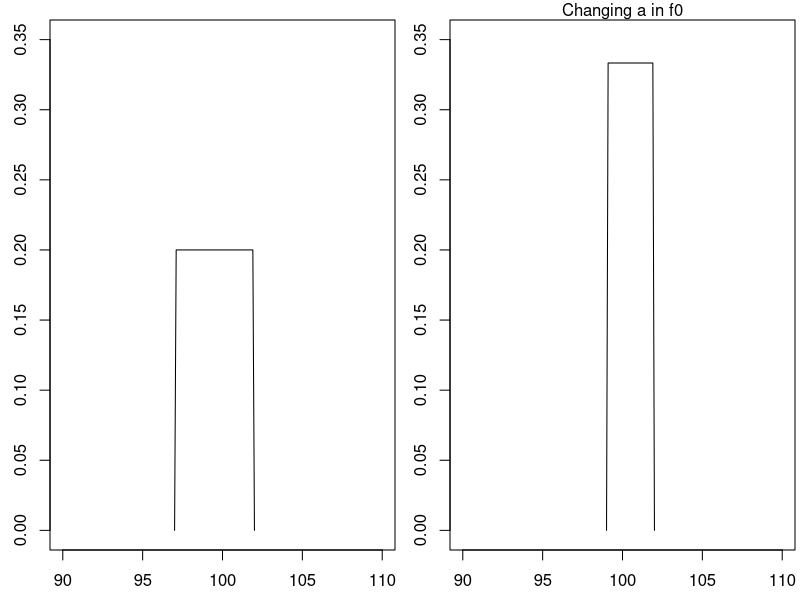
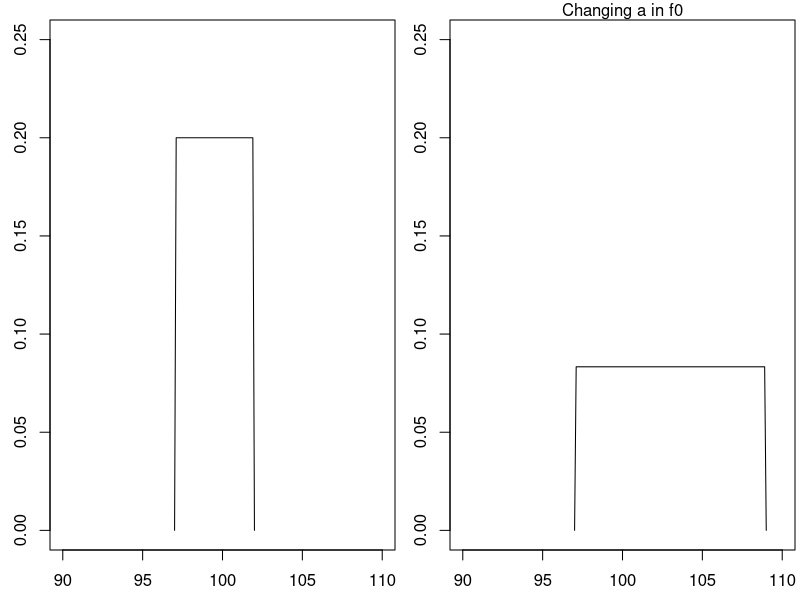
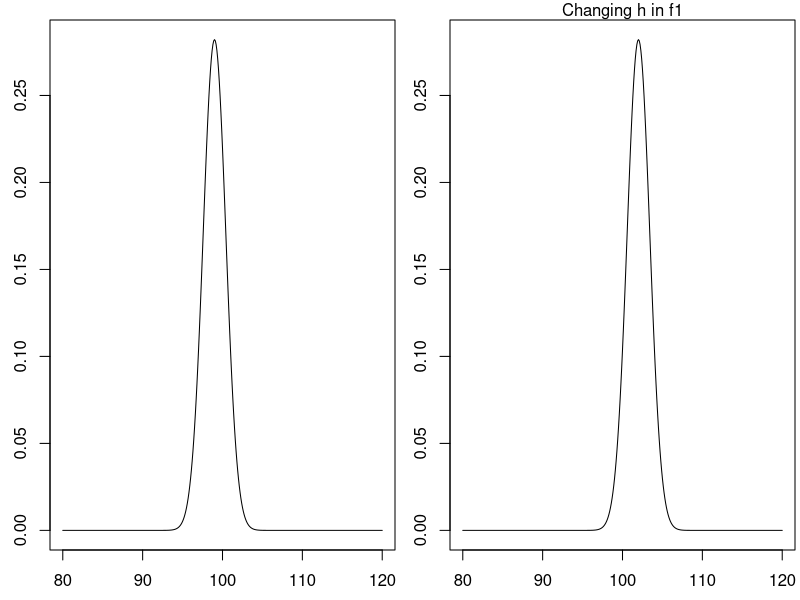
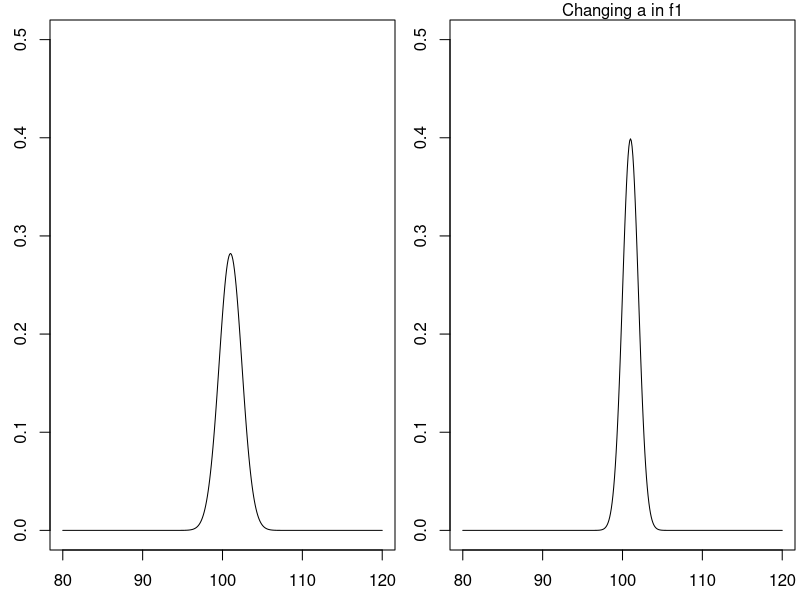

The R source for these figures, in order:
## ---- chunk 1
knitr::opts_chunk$set(echo = TRUE)
## ---- chunk 2
f0 <- function(L,a=0,b=1){
  # Make sure a < b when using this function.
  
  out <- rep(-1,length(L))
  out[(L <= a)] <- 0
  out[(a < L) & (L < b)] <- 1/(b-a) + 0*L[(a < L) & (L < b)]
  out[(L >=b)] <-0
  
  return(out)
}

b <- 102
a1 <- 97
L1 <- seq(a1,b,0.1)
y1 <- f0(L1,a1,b)

par(mfrow=c(1,2),mar=c(2.5,2.5,1,0.25))
plot(L1,y1,type='l',xlim=c(90,110), ylim=c(0,0.35))

a2 <- 99
L2 <- seq(a2,b,0.1)
y2 <- f0(L2,a2,b)

plot(L2,y2,type='l',xlim=c(90,110), ylim=c(0,0.35))
mtext('Changing a in f0', side = 3, line = 0)

## ---- chunk 3
b1 <- 102
a <- 97
L1 <- seq(a,b1,0.1)
y1 <- f0(L1,a,b1)

par(mfrow=c(1,2),mar=c(2.5,2.5,1,0.25))
plot(L1,y1,type='l',xlim=c(90,110), ylim=c(0,0.25))

b2 <- 109
L2 <- seq(a,b2,0.1)
y2 <- f0(L2,a,b2)

plot(L2,y2,type='l',xlim=c(90,110), ylim=c(0,0.25))
mtext('Changing a in f0', side = 3, line = 0)

## ---- chunk 4
f1 <- function(L,h=0,a=1){
#Make sure h > 0 and a > 0.

1/sqrt(2*pi*a)*exp(-(L-h)^2/(2*a))
}

a <- 2
L <- seq(80,120,0.1)
h1 <- 99
y1 <- f1(L,h1,a)

par(mfrow=c(1,2),mar=c(2.5,2.5,1,0.25))
plot(L,y1,type='l',xlim=c(80,120))

h2 <- 102
y2 <- f1(L,h2,a)

plot(L,y2,type='l',xlim=c(80,120))
mtext('Changing h in f1', side = 3, line = 0)
## ---- chunk 5
a1 <- 2
L <- seq(80,120,0.1)
h <- 101
y1 <- f1(L,h,a1)

par(mfrow=c(1,2),mar=c(2.5,2.5,1,0.25))
plot(L,y1,type='l',xlim=c(80,120), ylim=c(0,0.5))

a2 <- 1
y2 <- f1(L,h,a2)

plot(L,y2,type='l',xlim=c(80,120), ylim=c(0,0.5))
mtext('Changing a in f1', side = 3, line = 0)

